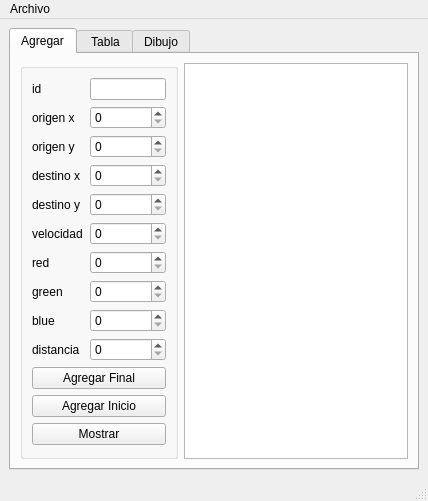
<?xml version="1.0" encoding="UTF-8"?>
<ui version="4.0">
 <class>MainWindow</class>
 <widget class="QMainWindow" name="MainWindow">
  <property name="geometry">
   <rect>
    <x>0</x>
    <y>0</y>
    <width>428</width>
    <height>465</height>
   </rect>
  </property>
  <property name="windowTitle">
   <string>MainWindow</string>
  </property>
  <property name="windowOpacity">
   <double>500.000000000000000</double>
  </property>
  <widget class="QWidget" name="centralwidget">
   <layout class="QGridLayout" name="gridLayout_3">
    <item row="0" column="0">
     <widget class="QTabWidget" name="tabWidget">
      <property name="currentIndex">
       <number>0</number>
      </property>
      <widget class="QWidget" name="tab">
       <attribute name="title">
        <string>Agregar</string>
       </attribute>
       <layout class="QGridLayout" name="gridLayout_2">
        <item row="0" column="0">
         <widget class="QGroupBox" name="groupBox">
          <property name="title">
           <string/>
          </property>
          <layout class="QGridLayout" name="gridLayout">
           <item row="2" column="0">
            <widget class="QLabel" name="label_8">
             <property name="text">
              <string>origen y</string>
             </property>
            </widget>
           </item>
           <item row="4" column="1">
            <widget class="QSpinBox" name="destino_y_spinBox">
             <property name="maximum">
              <number>500</number>
             </property>
            </widget>
           </item>
           <item row="5" column="1">
            <widget class="QSpinBox" name="velocidad_spinBox">
             <property name="maximum">
              <number>2000</number>
             </property>
            </widget>
           </item>
           <item row="10" column="0" colspan="2">
            <widget class="QPushButton" name="agregar_final_pushButton">
             <property name="text">
              <string>Agregar Final</string>
             </property>
            </widget>
           </item>
           <item row="3" column="0">
            <widget class="QLabel" name="label">
             <property name="text">
              <string>destino x </string>
             </property>
            </widget>
           </item>
           <item row="9" column="0">
            <widget class="QLabel" name="label_9">
             <property name="text">
              <string>distancia</string>
             </property>
            </widget>
           </item>
           <item row="2" column="1">
            <widget class="QSpinBox" name="origen_y_spinBox">
             <property name="maximum">
              <number>500</number>
             </property>
            </widget>
           </item>
           <item row="7" column="1">
            <widget class="QSpinBox" name="green_spinBox">
             <property name="maximum">
              <number>255</number>
             </property>
            </widget>
           </item>
           <item row="9" column="1">
            <widget class="QSpinBox" name="distancia_spinBox"/>
           </item>
           <item row="8" column="1">
            <widget class="QSpinBox" name="blue_spinBox">
             <property name="maximum">
              <number>255</number>
             </property>
            </widget>
           </item>
           <item row="1" column="1">
            <widget class="QSpinBox" name="origen_x_spinBox">
             <property name="maximum">
              <number>500</number>
             </property>
            </widget>
           </item>
           <item row="12" column="0" colspan="2">
            <widget class="QPushButton" name="mostar_pushButton">
             <property name="text">
              <string>Mostrar</string>
             </property>
            </widget>
           </item>
           <item row="11" column="0" colspan="2">
            <widget class="QPushButton" name="agregar_inicio_pushButton">
             <property name="text">
              <string>Agregar Inicio</string>
             </property>
            </widget>
           </item>
           <item row="0" column="1">
            <widget class="QLineEdit" name="id_lineEdit"/>
           </item>
           <item row="7" column="0">
            <widget class="QLabel" name="label_5">
             <property name="text">
              <string>green</string>
             </property>
            </widget>
           </item>
           <item row="6" column="1">
            <widget class="QSpinBox" name="red_spinBox">
             <property name="maximum">
              <number>255</number>
             </property>
            </widget>
           </item>
           <item row="6" column="0">
            <widget class="QLabel" name="label_4">
             <property name="text">
              <string>red</string>
             </property>
            </widget>
           </item>
           <item row="3" column="1">
            <widget class="QSpinBox" name="destino_x_spinBox">
             <property name="maximum">
              <number>500</number>
             </property>
            </widget>
           </item>
           <item row="8" column="0">
            <widget class="QLabel" name="label_6">
             <property name="text">
              <string>blue</string>
             </property>
            </widget>
           </item>
           <item row="5" column="0">
            <widget class="QLabel" name="label_3">
             <property name="text">
              <string>velocidad</string>
             </property>
            </widget>
           </item>
           <item row="1" column="0">
            <widget class="QLabel" name="label_7">
             <property name="text">
              <string>origen x</string>
             </property>
            </widget>
           </item>
           <item row="4" column="0">
            <widget class="QLabel" name="label_2">
             <property name="text">
              <string>destino y</string>
             </property>
            </widget>
           </item>
           <item row="0" column="0">
            <widget class="QLabel" name="label_10">
             <property name="text">
              <string>id</string>
             </property>
            </widget>
           </item>
          </layout>
         </widget>
        </item>
        <item row="0" column="1">
         <widget class="QPlainTextEdit" name="salida"/>
        </item>
       </layout>
      </widget>
      <widget class="QWidget" name="tab_2">
       <attribute name="title">
        <string> Tabla</string>
       </attribute>
       <layout class="QGridLayout" name="gridLayout_4">
        <item row="0" column="0" colspan="3">
         <widget class="QTableWidget" name="tabla"/>
        </item>
        <item row="1" column="0">
         <widget class="QLineEdit" name="buscar_lineEdit">
          <property name="placeholderText">
           <string>ID</string>
          </property>
         </widget>
        </item>
        <item row="1" column="1">
         <widget class="QPushButton" name="buscar_pushButton">
          <property name="text">
           <string>Buscar</string>
          </property>
         </widget>
        </item>
        <item row="1" column="2">
         <widget class="QPushButton" name="mostrar_tabla_pushButton">
          <property name="text">
           <string>Mostrar</string>
          </property>
         </widget>
        </item>
       </layout>
      </widget>
      <widget class="QWidget" name="tab_3">
       <attribute name="title">
        <string>Dibujo</string>
       </attribute>
       <layout class="QGridLayout" name="gridLayout_5">
        <item row="0" column="0" colspan="2">
         <widget class="QGraphicsView" name="graphicsView"/>
        </item>
        <item row="1" column="0">
         <widget class="QPushButton" name="dibujar_pushButton">
          <property name="text">
           <string>Dibujar</string>
          </property>
         </widget>
        </item>
        <item row="1" column="1">
         <widget class="QPushButton" name="limpiar_pushButton">
          <property name="text">
           <string>Limpiar</string>
          </property>
         </widget>
        </item>
       </layout>
      </widget>
     </widget>
    </item>
   </layout>
  </widget>
  <widget class="QMenuBar" name="menubar">
   <property name="geometry">
    <rect>
     <x>0</x>
     <y>0</y>
     <width>428</width>
     <height>21</height>
    </rect>
   </property>
   <widget class="QMenu" name="menuArchivo">
    <property name="title">
     <string>Archivo</string>
    </property>
    <addaction name="actionAbrir"/>
    <addaction name="actionGuardar"/>
   </widget>
   <addaction name="menuArchivo"/>
  </widget>
  <widget class="QStatusBar" name="statusbar"/>
  <action name="actionAbrir">
   <property name="text">
    <string>Abrir</string>
   </property>
   <property name="shortcut">
    <string>Ctrl+R</string>
   </property>
  </action>
  <action name="actionGuardar">
   <property name="text">
    <string>Guardar</string>
   </property>
   <property name="shortcut">
    <string>Ctrl+S</string>
   </property>
  </action>
 </widget>
 <resources/>
 <connections/>
</ui>
